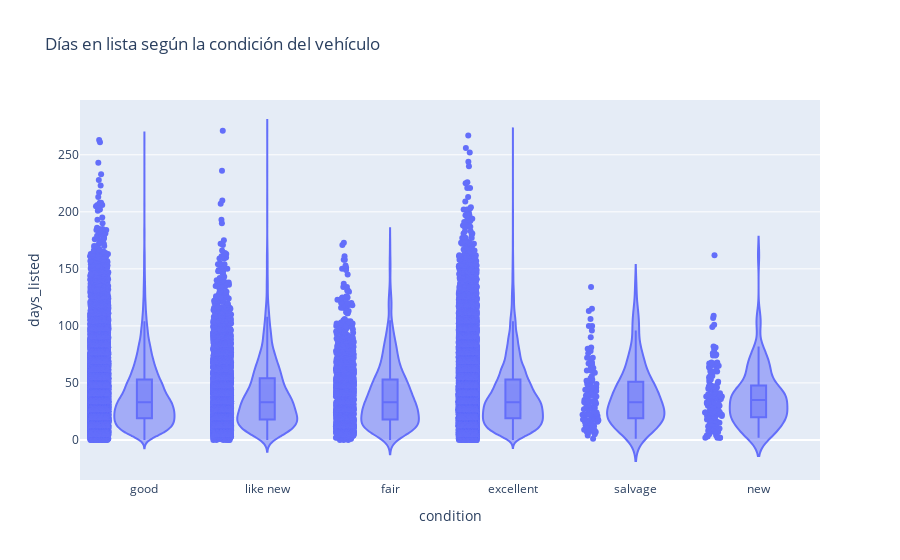

The notebook cell this image was saved under:
### Code cell
fig = px.violin(df, x='condition', y='days_listed', box=True, points="all",
                title='Días en lista según la condición del vehículo')
fig.show()

### Figure 1 — Plotly figure (JSON) as saved in the notebook; plotly's stock layout.template omitted (floating-point values rounded to 4 significant figures; data arrays with more than 128 entries replaced by an {"elided": "..."} marker saying what was removed)
{"data": [{"alignmentgroup": "True", "box": {"visible": true}, "hovertemplate": "condition=%{x}<br>days_listed=%{y}<extra></extra>", "legendgroup": "", "marker": {"color": "#636efa"}, "name": "", "offsetgroup": "", "orientation": "v", "points": "all", "scalegroup": "True", "showlegend": false, "type": "violin", "x": {"elided": "51525 str values"}, "x0": " ", "xaxis": "x", "y": {"elided": "51525 int values"}, "y0": " ", "yaxis": "y"}], "layout": {"legend": {"tracegroupgap": 0}, "title": {"text": "Días en lista según la condición del vehículo"}, "violinmode": "group", "xaxis": {"anchor": "y", "domain": [0, 1], "title": {"text": "condition"}}, "yaxis": {"anchor": "x", "domain": [0, 1], "title": {"text": "days_listed"}}}}
